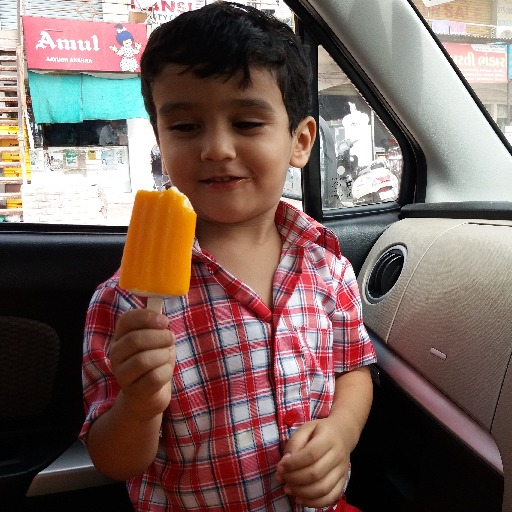
#> input picture Semester-7/DSE-05 DIP_Practicals/result/input.png, 512 x 512 px
$ python practical5.py
#> lines starting #> are read from the running program, lines starting #| are printed output that depends on the picture
# 5. Histogram Calculation and Equalization.
#     - a. Using inbuilt function.
#     - b. Without using inbuilt function.


import cv2
import numpy as np
import os
import matplotlib
matplotlib.use('Agg')
import matplotlib.pyplot as plt

os.makedirs("result/program5", exist_ok=True)

# Load image
img = cv2.imread("result/input.png")
#> img is the input picture: shape (512, 512, 3); mean B, G, R 92.3, 98.1, 119.7
if img is None:
    for p in ["input.jpg", "result/program1/input.jpg", "result/program5/input_ref.jpg", "result/program7/input_ref.jpg"]:
        img = cv2.imread(p)
        if img is not None:
            break
if img is None:
    img = np.zeros((256, 256, 3), dtype=np.uint8)
    cv2.rectangle(img, (50, 50), (200, 200), (120, 180, 220), -1)

gray = cv2.cvtColor(img, cv2.COLOR_BGR2GRAY)
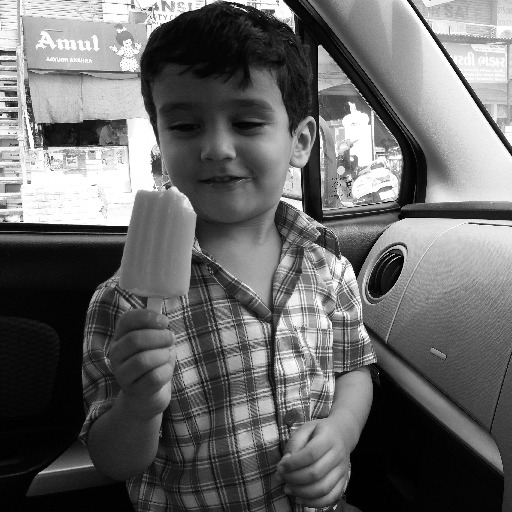
#> gray: shape (512, 512); min 0, max 255, mean 103.9
cv2.imwrite("result/program5/input_img.jpg", gray)
cv2.imwrite("result/program5/grayscale.jpg", gray)

# a
eq_builtin = cv2.equalizeHist(gray)
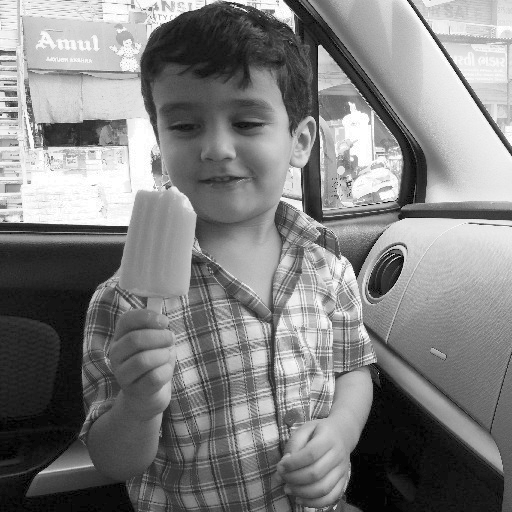
#> eq_builtin: shape (512, 512); min 0, max 255, mean 128.1
cv2.imwrite("result/program5/equalized_builtin.jpg", eq_builtin)

# b
cdf = cv2.calcHist([gray], [0], None, [256], [0, 256]).flatten().cumsum()
#> cdf = 256 values from 354 to 262144
cdf_min = cdf[cdf != 0].min() if np.any(cdf != 0) else 0
#> cdf_min = 354
cdf_max = cdf[-1]
#> cdf_max = 262144
denom = cdf_max - cdf_min
#> denom = 261790
if denom <= 0:
    lut = np.zeros(256, dtype=np.uint8)
else:
    lut = ((cdf - cdf_min) * 255.0 / denom)
#> lut = 256 values from 0 to 255
    lut = np.clip(lut, 0, 255).astype(np.uint8)
#> lut = 256 values from 0 to 254
img_eq_manual = lut[gray]
cv2.imwrite("result/program5/equalized_manual.jpg", img_eq_manual)

# Plot equalization calculation graphs
hist_original = cv2.calcHist([gray], [0], None, [256], [0, 256]).flatten()
#> hist_original = 256 values, max 7227 at index 2, min 354 at index 0, mean 1024
hist_equalized = cv2.calcHist([img_eq_manual], [0], None, [256], [0, 256]).flatten()
#> hist_equalized = 256 values, max 7227 at index 10, min 0 at index 1, mean 1024

# Original histogram
fig, ax = plt.subplots(figsize=(6, 5))
ax.plot(hist_original, color='black')
ax.set_title('Original Histogram')
ax.set_xlabel('Pixel Intensity')
ax.set_ylabel('Frequency')
ax.grid(True, alpha=0.3)
plt.tight_layout()
plt.savefig("result/program5/original_histogram.png")
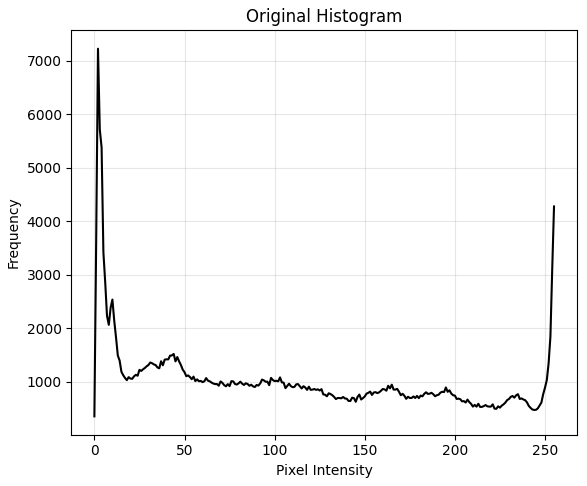
#> figure drawn by matplotlib, 1 panel; curve peaks at x = 2, y = 7227
plt.close()

# Equalized histogram
fig, ax = plt.subplots(figsize=(6, 5))
ax.plot(hist_equalized, color='purple')
ax.set_title('Equalized Histogram (Manual)')
ax.set_xlabel('Pixel Intensity')
ax.set_ylabel('Frequency')
ax.grid(True, alpha=0.3)
plt.tight_layout()
plt.savefig("result/program5/equalized_histogram.png")
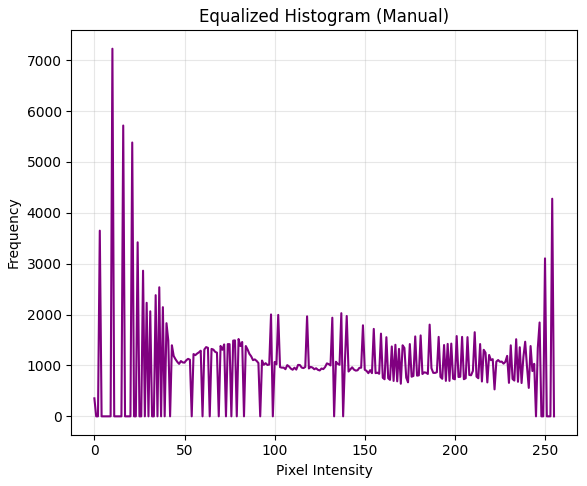
#> figure drawn by matplotlib, 1 panel; curve peaks at x = 10, y = 7227
plt.close()

print("All outputs saved to result/program5/")
